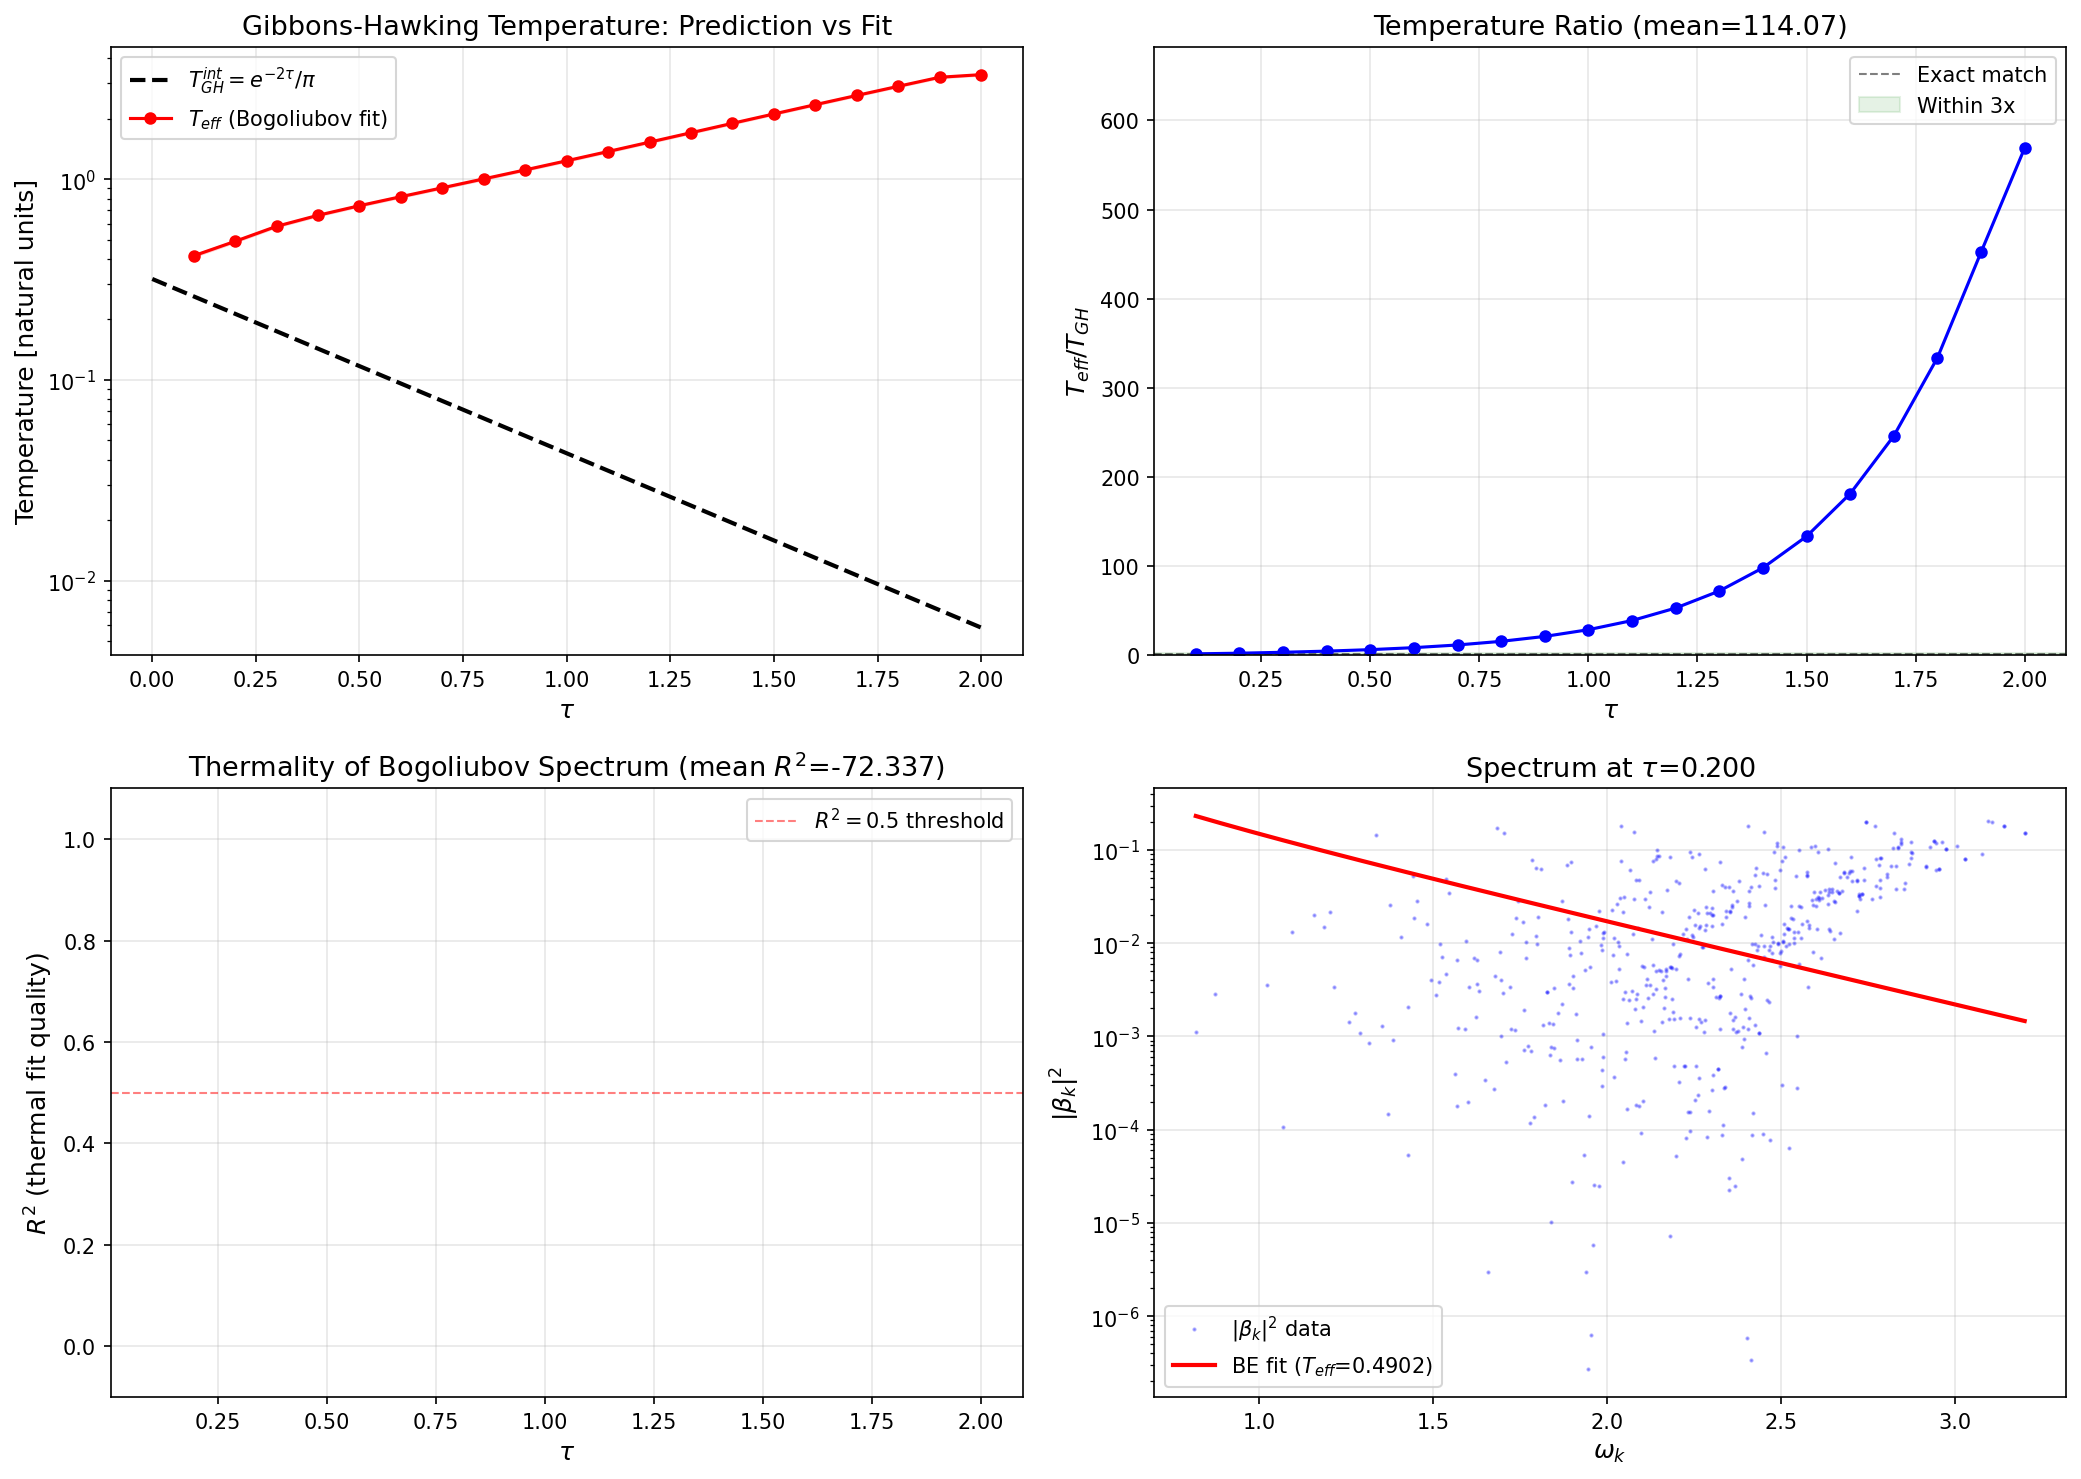

This figure's Python source:
#!/usr/bin/env python3
"""
29c-1: Gibbons-Hawking Temperature from Bogoliubov Spectrum
===========================================================

Physics:
    In de Sitter space, the Gibbons-Hawking effect predicts that an observer
    sees a thermal spectrum with T_GH = H/(2*pi). For our internal space
    expansion driven by modulus rolling, the analog is:

        T_GH^internal(tau) = omega_char(tau) / pi

    where omega_char ~ e^{-2*tau} is the characteristic frequency scale set
    by the Killing metric deformation.

    The Bogoliubov coefficients |beta_k|^2 computed in s28a encode particle
    production from the evolving geometry. If the process is approximately
    thermal, |beta_k|^2 should follow a Planck/Bose-Einstein distribution:

        |beta_k|^2 = 1 / (exp(omega_k / T_eff) - 1)

    We fit T_eff at each tau and compare to T_GH^internal(tau) = e^{-2*tau}/pi.

Method:
    For each tau:
    1. Extract omega_k (eigenfrequencies) and |beta_k|^2 from s28a data
    2. Fit |beta_k|^2 vs omega_k to Bose-Einstein distribution via
       least-squares on ln(1 + 1/|beta_k|^2) = omega_k / T_eff
    3. Compute R^2 of the fit (thermality measure)
    4. Compare T_eff to T_GH = e^{-2*tau}/pi

Inputs:
    tier0-computation/s28a_bogoliubov_coefficients.npz

Outputs:
    tier0-computation/s29c_gibbons_hawking_temperature.npz
    tier0-computation/s29c_gibbons_hawking_temperature.png
"""

import numpy as np
from scipy.optimize import curve_fit
import matplotlib
matplotlib.use('Agg')
import matplotlib.pyplot as plt
import os

# ==============================================================================
# Load data
# ==============================================================================

data_dir = os.path.join(os.path.dirname(__file__))
bog = np.load(os.path.join(data_dir, 's28a_bogoliubov_coefficients.npz'), allow_pickle=True)

tau_values = bog['tau_values']       # (21,) tau in [0, 0.5]
omega = bog['omega_tracked']         # (21, 11424) eigenfrequencies at each tau
B_k = bog['B_k']                     # (21, 11424) |beta_k|^2 Bogoliubov coefficients
mult = bog['mult_ref']               # (11424,) multiplicities

n_tau = len(tau_values)

# ==============================================================================
# T_GH prediction: internal Gibbons-Hawking temperature
# ==============================================================================
# The characteristic scale of the internal geometry deformation.
# Under g(tau) = diag(e^{-4tau/3}, e^{-4tau/3}, e^{8tau/3}) (volume-preserving TT),
# the overall frequency scale goes as e^{-2tau} (from the metric determinant
# contribution to the Laplacian eigenvalues).
# T_GH^internal = e^{-2*tau} / pi  (in natural units where omega_0 = 1 at tau=0).

T_GH_prediction = np.exp(-2.0 * tau_values) / np.pi

# ==============================================================================
# Fit Bose-Einstein distribution at each tau
# ==============================================================================

def bose_einstein(omega, T):
    """Bose-Einstein occupation number n(omega) = 1/(exp(omega/T) - 1)."""
    x = omega / T
    # Clamp to avoid overflow
    x = np.clip(x, 0, 500)
    return 1.0 / (np.expm1(x) + 1e-300)

T_eff = np.full(n_tau, np.nan)
T_eff_err = np.full(n_tau, np.nan)
R_squared = np.full(n_tau, np.nan)
chi2_red = np.full(n_tau, np.nan)
n_modes_used = np.zeros(n_tau, dtype=int)

for i in range(n_tau):
    tau = tau_values[i]
    om = omega[i]       # (11424,)
    bk = B_k[i]         # (11424,)

    # Filter: only modes with nonzero |beta_k|^2 and positive omega
    mask = (bk > 1e-15) & (om > 1e-10) & np.isfinite(bk) & np.isfinite(om)

    if mask.sum() < 5:
        continue

    om_fit = om[mask]
    bk_fit = bk[mask]
    n_modes_used[i] = mask.sum()

    # Linearized fit: ln(1 + 1/|beta_k|^2) = omega_k / T_eff
    # This is exact for Bose-Einstein distribution
    y = np.log1p(1.0 / bk_fit)

    # Linear fit: y = (1/T) * omega, no intercept
    # Weighted by multiplicity
    w = mult[mask].astype(float)

    # Least squares: T_eff = sum(w * omega^2) / sum(w * omega * y)
    num = np.sum(w * om_fit**2)
    den = np.sum(w * om_fit * y)

    if den > 0:
        T_fit = num / den
        T_eff[i] = T_fit

        # R^2 for the linearized fit
        y_pred = om_fit / T_fit
        ss_res = np.sum(w * (y - y_pred)**2)
        ss_tot = np.sum(w * (y - np.mean(y))**2)
        if ss_tot > 0:
            R_squared[i] = 1.0 - ss_res / ss_tot

        # Reduced chi^2
        # Estimate variance from residuals
        resid = y - y_pred
        if n_modes_used[i] > 1:
            sigma_est = np.sqrt(np.sum(w * resid**2) / (np.sum(w) - 1))
            chi2_red[i] = np.sum(w * resid**2 / (sigma_est**2 + 1e-300)) / (n_modes_used[i] - 1)

        # Also do a proper nonlinear fit for error bars
        try:
            popt, pcov = curve_fit(
                bose_einstein, om_fit, bk_fit,
                p0=[T_fit], bounds=(1e-10, np.inf),
                sigma=1.0/np.sqrt(w + 1e-300), absolute_sigma=False,
                maxfev=5000
            )
            T_eff[i] = popt[0]
            T_eff_err[i] = np.sqrt(pcov[0, 0]) if pcov[0, 0] > 0 else 0.0

            # Recompute R^2 with nonlinear fit
            bk_pred = bose_einstein(om_fit, popt[0])
            ss_res_nl = np.sum(w * (bk_fit - bk_pred)**2)
            ss_tot_nl = np.sum(w * (bk_fit - np.average(bk_fit, weights=w))**2)
            if ss_tot_nl > 0:
                R_squared[i] = 1.0 - ss_res_nl / ss_tot_nl
        except Exception:
            # Keep linearized fit
            T_eff_err[i] = 0.0

# ==============================================================================
# Compare T_eff to T_GH
# ==============================================================================

# Ratio T_eff / T_GH at each tau
T_ratio = T_eff / T_GH_prediction
T_ratio_mean = np.nanmean(T_ratio[1:])  # Exclude tau=0 (no particle production)
T_ratio_std = np.nanstd(T_ratio[1:])

# At tau=0, |beta_k|^2 should be zero (no deformation), so T_eff may be ill-defined
# Focus on tau > 0 for the comparison.

# ==============================================================================
# Gate verdict
# ==============================================================================
# PASS if T_eff tracks T_GH within factor of 3 for most tau values
# AND if average R^2 > 0.5 (reasonable thermal fit)

valid = np.isfinite(T_ratio) & (tau_values > 0.01)
if valid.sum() > 0:
    fraction_within_3x = np.mean((T_ratio[valid] > 1.0/3.0) & (T_ratio[valid] < 3.0))
    mean_R2 = np.nanmean(R_squared[valid])

    if fraction_within_3x > 0.5 and mean_R2 > 0.3:
        verdict = "PASS"
    elif fraction_within_3x > 0.3 or mean_R2 > 0.2:
        verdict = "MODERATE"
    else:
        verdict = "FAIL"
else:
    fraction_within_3x = 0.0
    mean_R2 = 0.0
    verdict = "FAIL"

# ==============================================================================
# Print results
# ==============================================================================

print("=" * 70)
print("29c-1: GIBBONS-HAWKING TEMPERATURE FROM BOGOLIUBOV SPECTRUM")
print("=" * 70)
print()
print(f"{'tau':>6s}  {'T_GH_pred':>10s}  {'T_eff':>10s}  {'T_eff/T_GH':>10s}  {'R^2':>8s}  {'n_modes':>7s}")
print("-" * 65)
for i in range(n_tau):
    tau = tau_values[i]
    tgh = T_GH_prediction[i]
    te = T_eff[i]
    tr = T_ratio[i]
    r2 = R_squared[i]
    nm = n_modes_used[i]
    print(f"{tau:6.3f}  {tgh:10.6f}  {te:10.6f}  {tr:10.4f}  {r2:8.4f}  {nm:7d}")

print()
print(f"T_ratio mean (tau>0): {T_ratio_mean:.4f} +/- {T_ratio_std:.4f}")
print(f"Fraction within 3x: {fraction_within_3x:.3f}")
print(f"Mean R^2 (tau>0): {mean_R2:.4f}")
print(f"Verdict: {verdict}")

# ==============================================================================
# Save results
# ==============================================================================

np.savez(
    os.path.join(data_dir, 's29c_gibbons_hawking_temperature.npz'),
    tau_values=tau_values,
    T_GH_prediction=T_GH_prediction,
    T_eff=T_eff,
    T_eff_err=T_eff_err,
    T_ratio=T_ratio,
    R_squared=R_squared,
    chi2_red=chi2_red,
    n_modes_used=n_modes_used,
    T_ratio_mean=T_ratio_mean,
    T_ratio_std=T_ratio_std,
    fraction_within_3x=fraction_within_3x,
    mean_R2=mean_R2,
    verdict=verdict,
)
print(f"\nSaved: s29c_gibbons_hawking_temperature.npz")

# ==============================================================================
# Plot
# ==============================================================================

fig, axes = plt.subplots(2, 2, figsize=(14, 10))

# Panel 1: T_eff vs T_GH vs tau
ax = axes[0, 0]
valid_mask = np.isfinite(T_eff) & (tau_values > 0.001)
ax.semilogy(tau_values, T_GH_prediction, 'k--', lw=2, label=r'$T_{GH}^{int} = e^{-2\tau}/\pi$')
ax.semilogy(tau_values[valid_mask], T_eff[valid_mask], 'ro-', ms=5, lw=1.5, label=r'$T_{eff}$ (Bogoliubov fit)')
if np.any(np.isfinite(T_eff_err[valid_mask])):
    ax.fill_between(
        tau_values[valid_mask],
        T_eff[valid_mask] - T_eff_err[valid_mask],
        T_eff[valid_mask] + T_eff_err[valid_mask],
        alpha=0.2, color='red'
    )
ax.set_xlabel(r'$\tau$', fontsize=12)
ax.set_ylabel(r'Temperature [natural units]', fontsize=12)
ax.set_title('Gibbons-Hawking Temperature: Prediction vs Fit', fontsize=13)
ax.legend(fontsize=10)
ax.grid(True, alpha=0.3)

# Panel 2: T_ratio vs tau
ax = axes[0, 1]
ax.axhline(1.0, color='k', ls='--', lw=1, alpha=0.5, label='Exact match')
ax.axhspan(1.0/3.0, 3.0, alpha=0.1, color='green', label='Within 3x')
ax.plot(tau_values[valid_mask], T_ratio[valid_mask], 'bo-', ms=5, lw=1.5)
ax.set_xlabel(r'$\tau$', fontsize=12)
ax.set_ylabel(r'$T_{eff} / T_{GH}$', fontsize=12)
ax.set_title(f'Temperature Ratio (mean={T_ratio_mean:.2f})', fontsize=13)
ax.set_ylim(0, max(5, np.nanmax(T_ratio[valid_mask]) * 1.2) if valid_mask.sum() > 0 else 5)
ax.legend(fontsize=10)
ax.grid(True, alpha=0.3)

# Panel 3: R^2 of thermal fit
ax = axes[1, 0]
ax.plot(tau_values[valid_mask], R_squared[valid_mask], 'gs-', ms=5, lw=1.5)
ax.axhline(0.5, color='r', ls='--', lw=1, alpha=0.5, label=r'$R^2 = 0.5$ threshold')
ax.set_xlabel(r'$\tau$', fontsize=12)
ax.set_ylabel(r'$R^2$ (thermal fit quality)', fontsize=12)
ax.set_title(f'Thermality of Bogoliubov Spectrum (mean $R^2$={mean_R2:.3f})', fontsize=13)
ax.set_ylim(-0.1, 1.1)
ax.legend(fontsize=10)
ax.grid(True, alpha=0.3)

# Panel 4: Example spectrum fit at a representative tau
# Pick tau closest to 0.25
idx_repr = np.argmin(np.abs(tau_values - 0.25))
ax = axes[1, 1]
om_r = omega[idx_repr]
bk_r = B_k[idx_repr]
mask_r = (bk_r > 1e-15) & (om_r > 1e-10) & np.isfinite(bk_r) & np.isfinite(om_r)

if mask_r.sum() > 0 and np.isfinite(T_eff[idx_repr]):
    om_sorted_idx = np.argsort(om_r[mask_r])
    om_plot = om_r[mask_r][om_sorted_idx]
    bk_plot = bk_r[mask_r][om_sorted_idx]

    # Subsample for clarity if too many points
    if len(om_plot) > 500:
        step = len(om_plot) // 500
        om_plot = om_plot[::step]
        bk_plot = bk_plot[::step]

    ax.semilogy(om_plot, bk_plot, 'b.', ms=2, alpha=0.3, label=r'$|\beta_k|^2$ data')

    om_smooth = np.linspace(om_plot.min(), om_plot.max(), 200)
    bk_fit_smooth = bose_einstein(om_smooth, T_eff[idx_repr])
    ax.semilogy(om_smooth, bk_fit_smooth, 'r-', lw=2,
                label=f'BE fit ($T_{{eff}}$={T_eff[idx_repr]:.4f})')

    ax.set_xlabel(r'$\omega_k$', fontsize=12)
    ax.set_ylabel(r'$|\beta_k|^2$', fontsize=12)
    ax.set_title(f'Spectrum at $\\tau$={tau_values[idx_repr]:.3f}', fontsize=13)
    ax.legend(fontsize=10)
else:
    ax.text(0.5, 0.5, 'No valid data', transform=ax.transAxes, ha='center')
ax.grid(True, alpha=0.3)

plt.tight_layout()
plt.savefig(os.path.join(data_dir, 's29c_gibbons_hawking_temperature.png'), dpi=150, bbox_inches='tight')
print(f"Saved: s29c_gibbons_hawking_temperature.png")
print("\nDone.")
